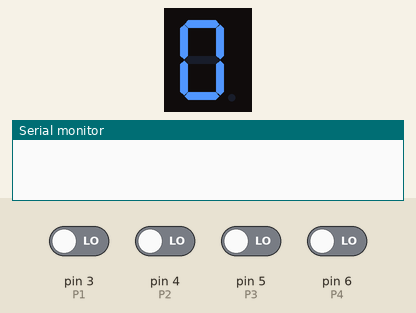
Recording of a sketch running on a simulated Arduino Uno, built with avr-gcc and run on an emulated ATmega328P. On the bench: 1-digit seven-segment display, the last lines printed to the serial monitor. Wiring (inferred from the names in the program): 1-digit 7-segment display, segments lit when HIGH: segments pin 13, pin 12, pin 7, pin 8, pin 9, pin 11, pin 10. The test bench sets the inputs (shaded band); at power-on: pin 3 (P1), pin 4 (P2), pin 5 (P3), pin 6 (P4) LOW. The segment pins are drawn as the display they are named for.

Above: at 1.2 s.
1.3 s: pin 3 (P1) driven HIGH
At 2.4 s:
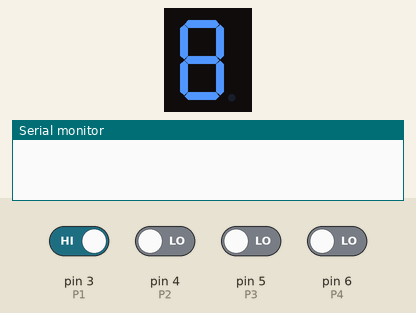
2.8 s: pin 5 (P3) driven HIGH
At 3.5 s:
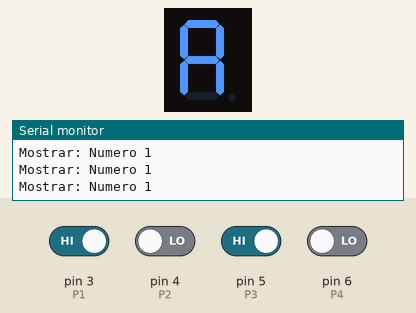
4.3 s: pin 4 (P2) driven HIGH
At 4.8 s:
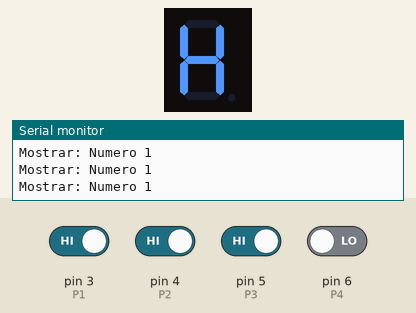
5.8 s: pin 6 (P4) driven HIGH
At 7.0 s:
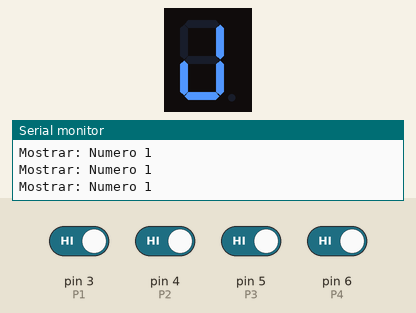
7.3 s: pin 4 (P2) driven LOW
At 8.2 s:
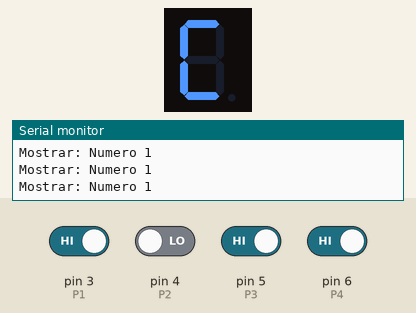
8.8 s: pin 3 (P1) driven LOW
At 9.3 s:
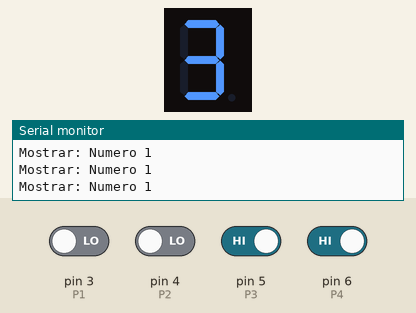
Timing chart, 0 to 11.3 s (numbered marks = the images above; inputs shaded):
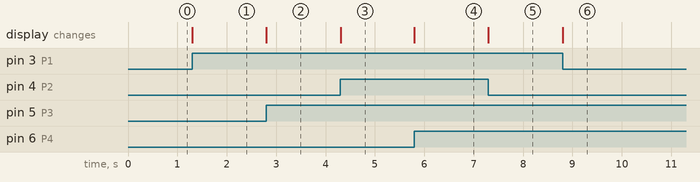

The sketch:

abajo_practico_n_8_trabajo_con_vectores_display_7_segmentos1.ino
```cpp
#define A 13
#define B 12
#define C 7
#define D 8
#define E 9
#define F 11
#define G 10

#define P1 3
#define P2 4
#define P3 5
#define P4 6

int vecNum0[] = { 0 , 0 , 0 , 0 };
int vecNum1[] = { 0 , 0 , 0 , 1 };
int vecNum2[] = { 0 , 0 , 1 , 0 };
int vecNum3[] = { 0 , 0 , 1 , 1 };
int vecNum4[] = { 0 , 1 , 0 , 0 };
int vecNum5[] = { 0 , 1 , 0 , 1 };
int vecNum6[] = { 0 , 1 , 1 , 0 };
int vecNum7[] = { 0 , 1 , 1 , 1 };
int vecNum8[] = { 1 , 0 , 0 , 0 };
int vecNum9[] = { 1 , 0 , 0 , 1 };

int vecLetraA[] = { 1 , 0 , 1 , 0 };
int vecLetraC[] = { 1 , 0 , 1 , 1 };
int vecLetraE[] = { 1 , 1 , 0 , 0 };
int vecLetraF[] = { 1 , 1 , 0 , 1 };
int vecLetraH[] = { 1 , 1 , 1 , 0 };
int vecLetraJ[] = { 1 , 1 , 1 , 1 };


void formarNumOletra(int a, int b, int c, int d, int e, int f, int g)
{
  digitalWrite(A,a);
  digitalWrite(B,b);
  digitalWrite(C,c);
  digitalWrite(D,d);
  digitalWrite(E,e);
  digitalWrite(F,f);
  digitalWrite(G,g);

}
///Funciones

void setup()
{
  Serial.begin(9800);

  pinMode(P1,INPUT);
  pinMode(P2,INPUT);
  pinMode(P3,INPUT);
  pinMode(P4,INPUT);

  int pin=7;
  while ( pin!=14 )
  {
    pinMode(pin,OUTPUT);
    pin=pin+1;
  }
}

void loop()
{
  int contador = 0;

	int v1 = digitalRead(P1);
  	int v2 = digitalRead(P2);
  	int v3 = digitalRead(P3);
  	int v4 = digitalRead(P4);
 	int vec[]={v1,v2,v3,v4};

 for (int i = 0 ; i < 4; i++)
 {
     if ( vec[i] == vecNum0[i])
     {
       contador = contador + 1;
     }
 }
if (contador == 4)
{
  formarNumOletra( 1 , 1 , 1 , 1 , 1 , 1 , 0 );
}
contador = 0;
////////////////
 for (int i = 0 ; i < 4; i++)
 {
     if ( vec[i] == vecNum1[i])
     {
       contador = contador + 1;
     }
 }
if (contador == 4)
{
  formarNumOletra( 0 , 1 , 1 , 0 , 0 , 0 , 0 );
}
contador = 0;
////////////////
 for (int i = 0 ; i < 4; i++)
 {
     if ( vec[i] == vecNum2[i])
     {
       contador = contador + 1;
     }
 }
if (contador == 4)
{
  formarNumOletra( 1 , 1 , 0 , 1 , 1 , 0 , 1 );
}
contador = 0;
////////////////
 for (int i = 0 ; i < 4; i++)
 {
     if ( vec[i] == vecNum3[i])
     {
       contador = contador + 1;
     }
 }
if (contador == 4)
{
  formarNumOletra( 1 , 1 , 1 , 1 , 0 , 0 , 1 );
}
contador = 0;
////////////////
 for (int i = 0 ; i < 4; i++)
 {
     if ( vec[i] == vecNum4[i])
     {
       contador = contador + 1;
     }
 }
if (contador == 4)
{
  formarNumOletra( 0 , 1 , 1 , 0 , 0 , 1 , 1 );
}
contador = 0;
////////////////
 for (int i = 0 ; i < 4; i++)
 {
     if ( vec[i] == vecNum5[i])
     {
       contador = contador + 1;
     }
 }
if (contador == 4)
{
  formarNumOletra( 1 , 0 , 1 , 1 , 0 , 1 , 1 );
  Serial.println("Mostrar: Numero 1 ");
}
contador = 0;
////////////////
 for (int i = 0 ; i < 4; i++)
 {
     if ( vec[i] == vecNum6[i])
     {
       contador = contador + 1;
     }
 }
if (contador == 4)
{
  formarNumOletra( 1 , 0 , 1 , 1 , 1 , 1 , 1 );
}
contador = 0;
////////////////
 for (int i = 0 ; i < 4; i++)
 {
     if ( vec[i] == vecNum7[i])
     {
       contador = contador + 1;
     }
 }
if (contador == 4)
{
  formarNumOletra( 1 , 1 , 1 , 0 , 0 , 0 , 0 );
}
contador = 0;
////////////////
 for (int i = 0 ; i < 4; i++)
 {
     if ( vec[i] == vecNum8[i])
     {
       contador = contador + 1;
     }
 }
if (contador == 4)
{
  formarNumOletra( 1 , 1 , 1 , 1 , 1 , 1 , 1 );
}
contador = 0;
////////////////
 for (int i = 0 ; i < 4; i++)
 {
     if ( vec[i] == vecNum9[i])
     {
       contador = contador + 1;
     }
 }
if (contador == 4)
{
  formarNumOletra( 1 , 1 , 1 , 0 , 0 , 1 , 1 );
}
contador = 0;
////////////////
 for (int i = 0 ; i < 4; i++)
 {
     if ( vec[i] == vecLetraA[i])
     {
       contador = contador + 1;
     }
 }
if (contador == 4)
{
  formarNumOletra( 1 , 1 , 1 , 0 , 1 , 1 , 1 );
}
contador = 0;
////////////////
 for (int i = 0 ; i < 4; i++)
 {
     if ( vec[i] == vecLetraC[i])
     {
       contador = contador + 1;
     }
 }
if (contador == 4)
{
  formarNumOletra( 1 , 0 , 0 , 1 , 1 , 1 , 0 );
}
contador = 0;
////////////////
 for (int i = 0 ; i < 4; i++)
 {
     if ( vec[i] == vecLetraE[i])
     {
       contador = contador + 1;
     }
 }
if (contador == 4)
{
  formarNumOletra( 1 , 0 , 0 , 1 , 1 , 1 , 1 );
}
contador = 0;
////////////////
 for (int i = 0 ; i < 4; i++)
 {
     if ( vec[i] == vecLetraF[i])
     {
       contador = contador + 1;
     }
 }
if (contador == 4)
{
  formarNumOletra( 1 , 0 , 0 , 0 , 1 , 1 , 1 );
}
contador = 0;
////////////////
 for (int i = 0 ; i < 4; i++)
 {
     if ( vec[i] == vecLetraH[i])
     {
       contador = contador + 1;
     }
 }
if (contador == 4)
{
  formarNumOletra( 0 , 1 , 1 , 0 , 1 , 1 , 1 );
}
contador = 0;
////////////////
 for (int i = 0 ; i < 4; i++)
 {
     if ( vec[i] == vecLetraA[i])
     {
       contador = contador + 1;
     }
 }
if (contador == 4)
{

  Serial.println("Mostrar: Numero 1 ");
}
contador = 0;
////////////////
 for (int i = 0 ; i < 4; i++)
 {
     if ( vec[i] == vecLetraJ[i])
     {
       contador = contador + 1;
     }
 }
if (contador == 4)
{
  formarNumOletra( 0 , 1 , 1 , 1 , 1 , 0 , 0 );
}
contador = 0;
////////////////
}
```

Measured:
- after the input at 1.3 s, the display: changes at once (image 1)
- after the input at 2.8 s, the display: changes at once (image 2)
- after the input at 4.3 s, the display: changes at once (image 3)
- after the input at 5.8 s, the display: changes at once (image 4)
- after the input at 7.3 s, the display: changes at once (image 5)
- after the input at 8.8 s, the display: changes at once (image 6)
